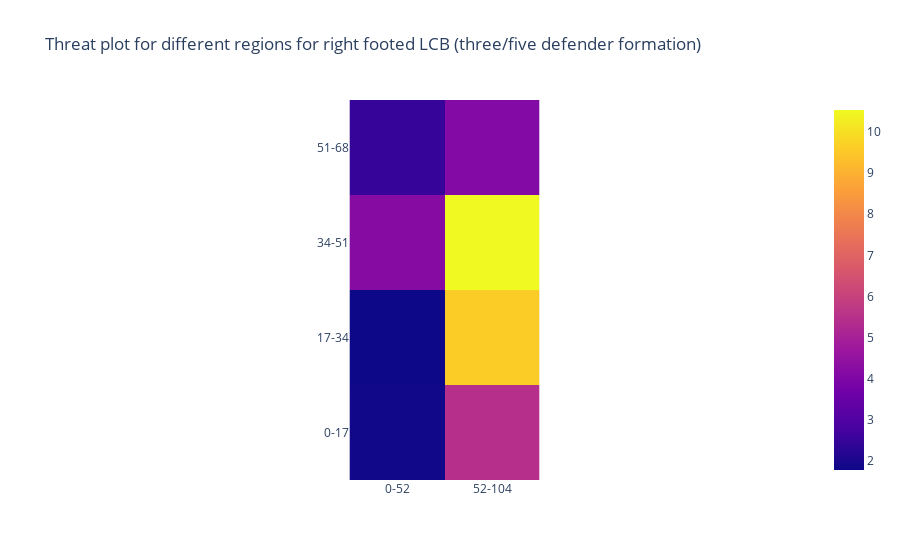

Here is the notebook cell this chart was saved with:
### Code cell
# The graphs have been saved in 'threat_plots' data folder
pcolorplotter(
    three_five_rf_lcbs_regionwiseoff,
    'Threat plot for different regions for right footed LCB (three/five defender formation)',
    'offvalue_right_lcb_3_5_def')

### Figure 1 — Plotly figure (JSON) as saved in the notebook; plotly's stock layout.template omitted (floating-point values rounded to 4 significant figures)
{"data": [{"coloraxis": "coloraxis", "hovertemplate": "x: %{x}<br>y: %{y}<br>color: %{z}<extra></extra>", "type": "heatmap", "x": ["0-52", "52-104"], "y": ["51-68", "34-51", "17-34", "0-17"], "z": [[2.49, 4.128], [4.167, 10.53], [1.785, 9.599], [1.831, 5.468]]}], "layout": {"coloraxis": {"colorscale": [[0, "#0d0887"], [0.1111, "#46039f"], [0.2222, "#7201a8"], [0.3333, "#9c179e"], [0.4444, "#bd3786"], [0.5556, "#d8576b"], [0.6667, "#ed7953"], [0.7778, "#fb9f3a"], [0.8889, "#fdca26"], [1, "#f0f921"]]}, "title": {"text": "Threat plot for different regions for right footed LCB (three/five defender formation)"}, "xaxis": {"constrain": "domain", "scaleanchor": "y"}, "yaxis": {"autorange": "reversed", "constrain": "domain"}}}
